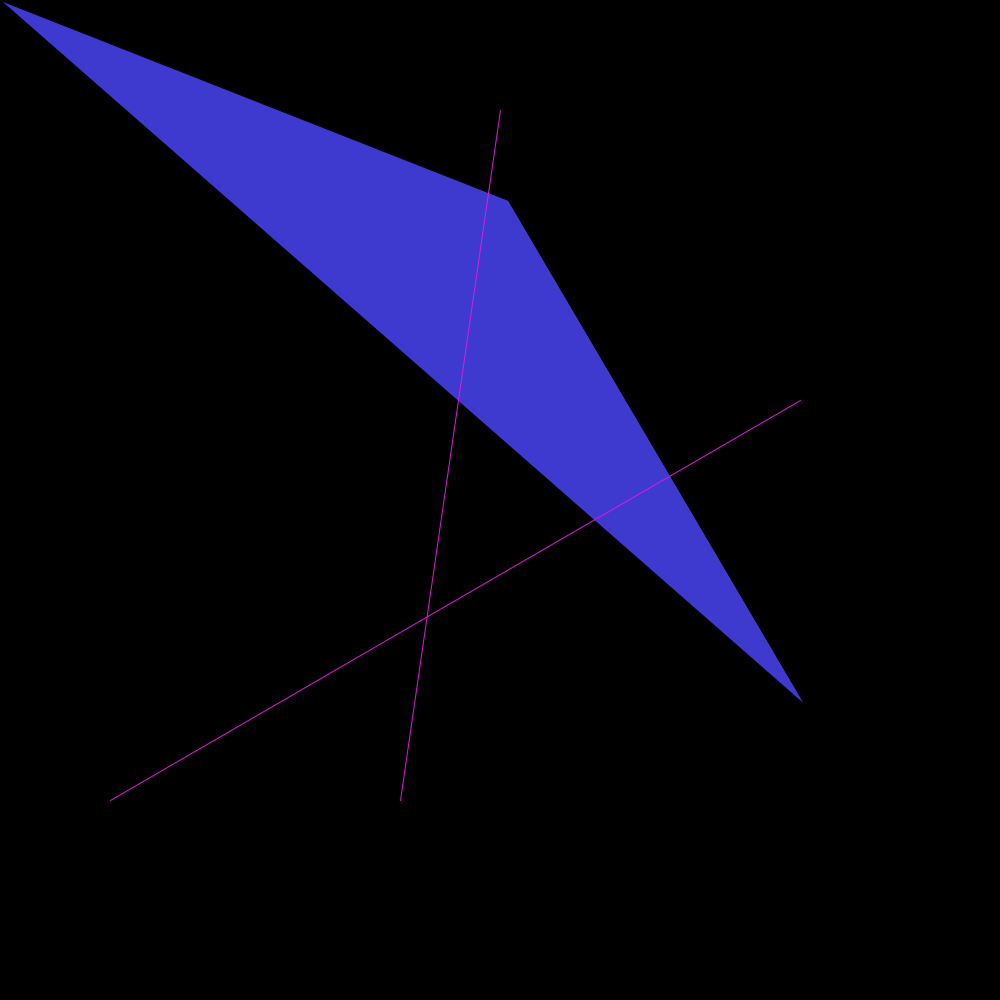
Frame 1 (no input)
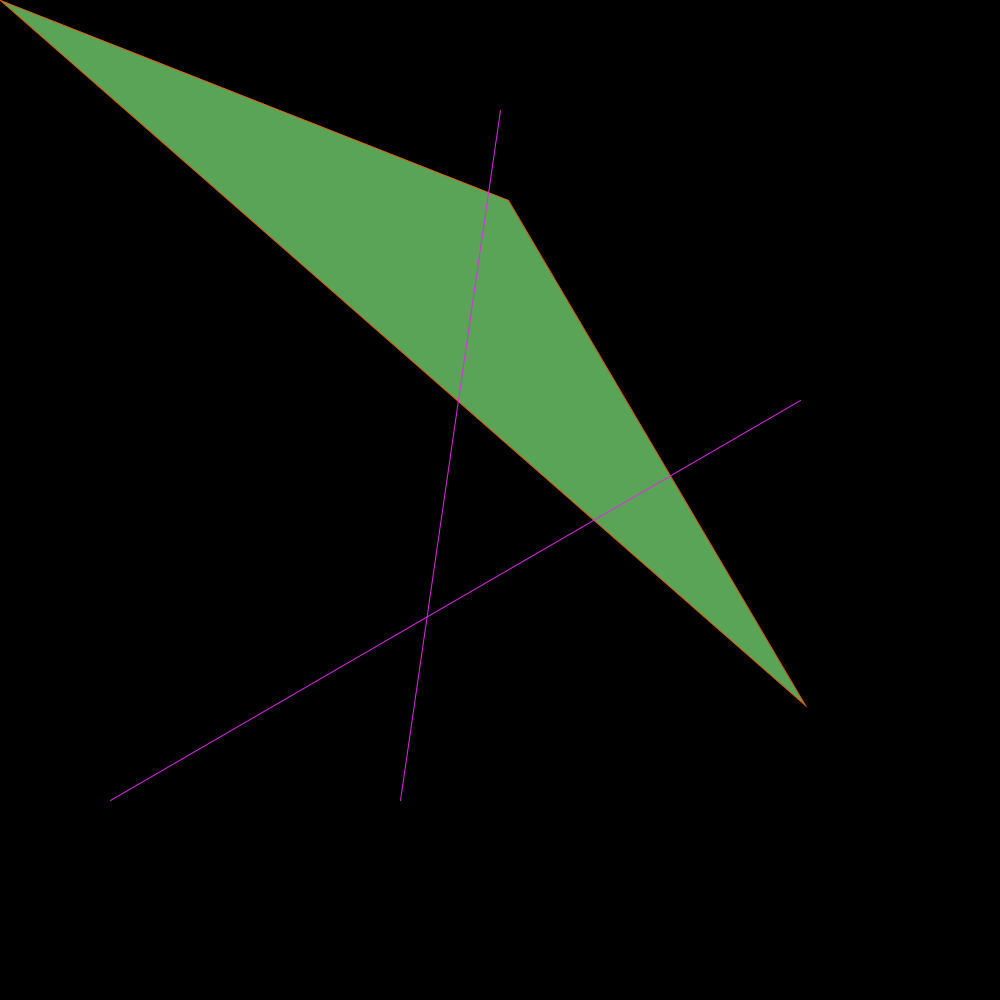
Frame 60 (the mouse pressed at the canvas centre just before this capture)
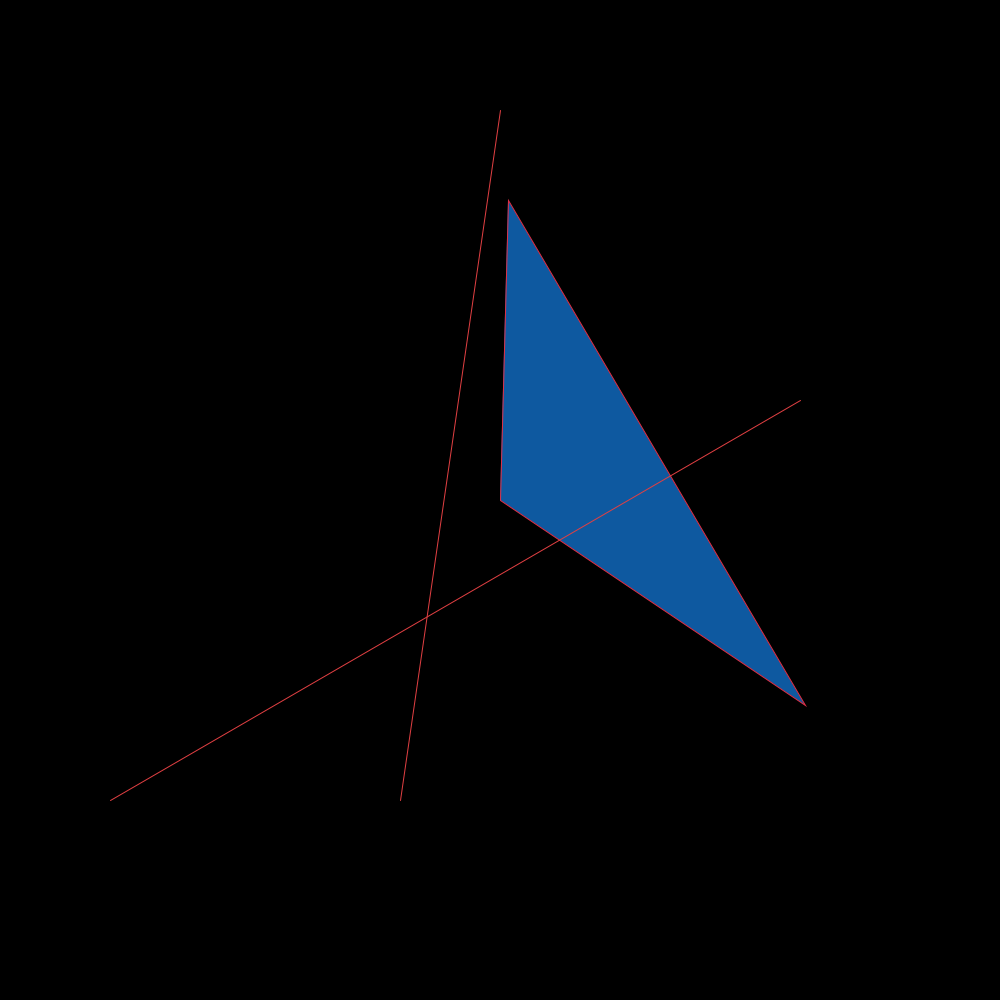
Frame 120 (the mouse held since frame 60 and released just before this capture)

The Processing sketch that drew these frames (run headless with seeded random() and noise(); from frame 60 on, the mouse is pressed at the canvas centre):

// Processing sketch: processing_133933
// ── processing_133933.pde

void setup() {
size(1000,1000);
} 
void draw() {
background(0);
fill(random(96),random(227),random(219));
triangle(mouseX, mouseY, 508, 200, 805, 705);
stroke(225,random(100),random(255));
line(500,110,400,800);
line(800,400,110,800);
}
